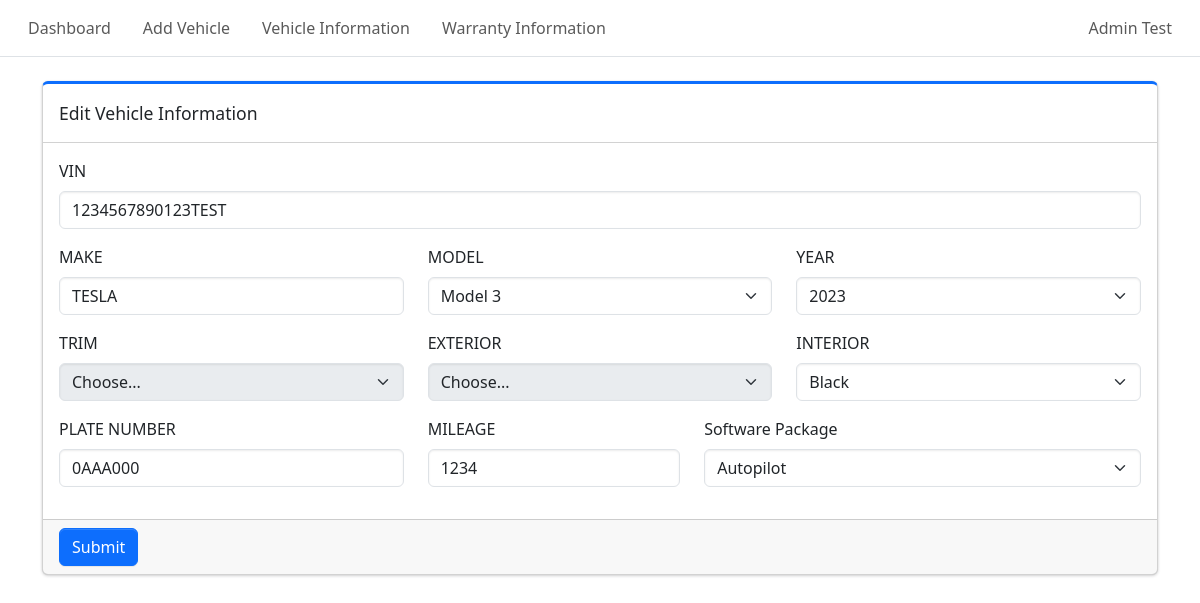
Page /admin/edit_vehicle/8 (signed in) on the earlier database version.
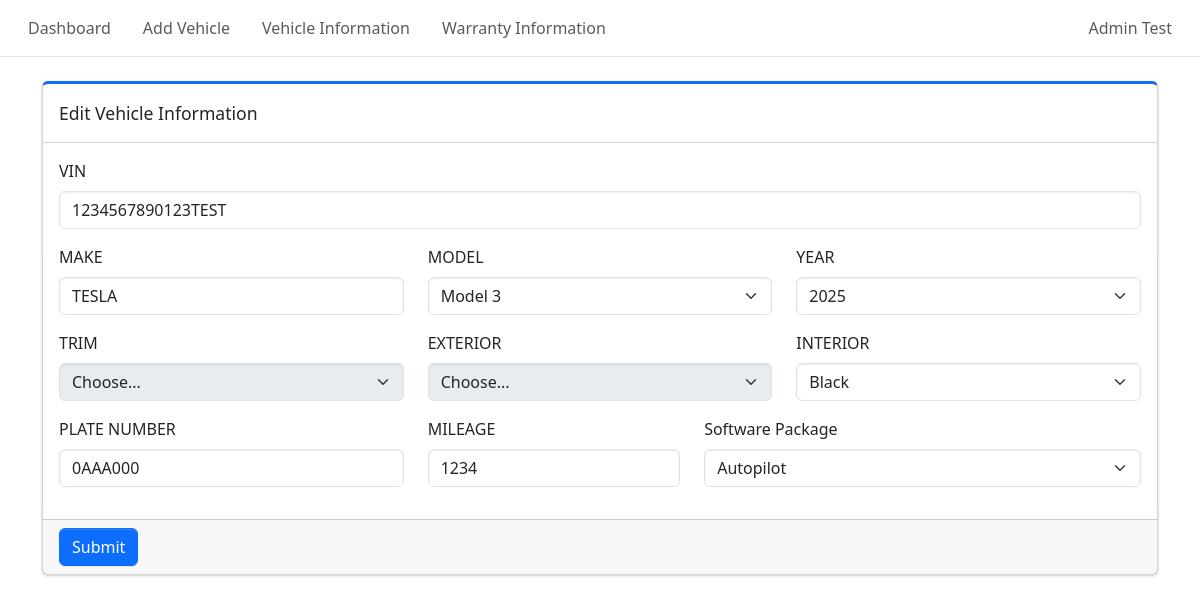
Same page on the later database version.
### tables this page shows
CREATE TABLE vehicle (
    vehicle_id INTEGER PRIMARY KEY AUTOINCREMENT,
    vin TEXT NOT NULL UNIQUE CHECK(length(vin) = 17),
    make TEXT,
    model TEXT,
    model_year INTEGER,
    trim TEXT,
    exterior TEXT,
    interior TEXT,
    plate_number TEXT,
    mileage INTEGER,
    software TEXT,
    vehicle_status TEXT NOT NULL CHECK(vehicle_status IN ('Active', 'Inactive', 'Maintenance', 'Sold')),
    created_at DATETIME DEFAULT CURRENT_TIMESTAMP
);

### login.py (the view)
@app.route("/admin/edit_vehicle/<int:vehicle_id>", methods=['GET'])
def edit_vehicle(vehicle_id):
    if not session.get("admin_logged_in"):
        return redirect(url_for("admin_login"))
    conn = sqlite3.connect(DB_PATH)
    conn.row_factory = make_dict
    cur = conn.cursor()
    cur.execute(
        "SELECT * FROM vehicle WHERE vehicle_id = ?", (vehicle_id,)
    )
    vehicle = cur.fetchone()
    conn.close()
    if not vehicle:
        abort(404)
    return render_template("form_vehicle.html", mode="edit", vehicle = vehicle)

### login.py (called while the page is built)
def make_dict(cursor, row):
    return {col[0]: row[idx] for idx, col in enumerate(cursor.description)}

### templates/form_vehicle.html (shortened to what the changed rows need)
{% extends "base.html" %}
{% block content %}
<div class="col-12">
    <div class="card card-primary card-outline mb-4">
        <form id = "vehicleForm" method="post"
            action = "{% if mode == 'edit' %}{{ url_for('admin_update_vehicle', vehicle_id=vehicle.vehicle_id) }}{% else %}{{ url_for('admin_input_vehicle') }}{% endif %}">
            <div class="card-body">
                <div class="mb-3">
                    <label for="VIN" class="form-label">VIN</label>
                    <input id = "vin" name = "vin" type = "text" class="form-control"
                        value =  "{% if mode == 'edit' %}{{ vehicle.vin }}{% endif %}" minlength="17" maxlength="17"
        pattern="[A-HJ-NPR-Z0-9]{17}" required/>
                </div>
                <div class = "row mb-3">
                    <div class="col-4">
                        <label for="model" class="form-label">MODEL</label>
                        <select class="form-select" id="model" name="model" data-selected="{{ vehicle.model or '' }}" required>
                            <option value="Model 3">Model 3</option>
                        </select>
                    </div>
                    <div class = "col-4">
                        <label for = "year" class="form-label">YEAR</label>
                        <select id="year" name='year' class="form-select" data-selected="{{ vehicle.model_year or '' }}">
                            <option selected disabled value="">Choose...</option>
                        </select>
                    </div>
                </div>
                <div class = "row mb-3">
                    <div class="col-4">
                        <label for="trim" class="form-label">TRIM</label>
                        <select id="trim" name="trim" class="form-select" data-selected="{{ vehicle.trim or '' }}" disabled>
                            <option selected disabled value="">Choose...</option>
                        </select>
                    </div>
                    <div class="col-4">
                        <label for="exterior" class="form-label">EXTERIOR</label>
                        <select id="exterior" name="exterior" class="form-select" data-selected="{{ vehicle.exterior or '' }}" disabled>
                            <option selected disabled value="">Choose...</option>
                        </select>
                    </div>
                    <div class="col-4">
                        <label for="interior" class="form-label">INTERIOR</label>
                        <select id="interior" name="interior" class="form-select" data-selected="{{ vehicle.interior or '' }}">
                            <option value="black">Black</option>
                        </select>
                    </div>
                </div>
                <div class = "row mb-3">
                    <div class="col-4">
                        <label for="plate_number" class="form-label">PLATE NUMBER</label>
                        <input id = "plate_number" name = "plate_number" type = "text" class="form-control" value="{{ vehicle.plate_number or '' }}"/>
                    </div>
                    <div class="col-3">
                        <label for="mileage" class="form-label">MILEAGE</label>
                        <input id = "mileage" name = "mileage" type = "text" class="form-control" pattern="[0-9]+" value="{{ vehicle.mileage or '' }}"/>
                    </div>
                    <div class="col-5">
                        <label for="software" class="form-label">Software Package</label>
                        <select id="software" name="software" class="form-select" data-selected="{{ vehicle.software or '' }}">
                            <option value="autopilot">Autopilot</option>
                        </select>
                    </div>
                </div>
            </div>
        </form>
    </div>
</div>
{% endblock %}

Differences in the rows shown:
changed vehicle "1234567890123TEST": year "2023" → "2025"
